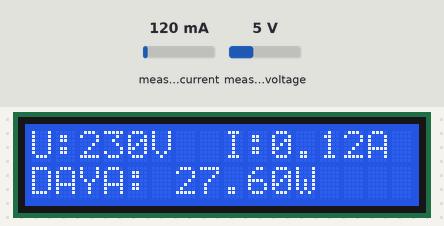
A sketch run on a simulated Arduino Uno, built with avr-gcc and run on an emulated ATmega328P. Shown: 16×2 character LCD. The inputs (shaded band) are chosen by the test bench; at power-on: measured current 120 mA, measured voltage 5 V. What the sketch prints to the serial monitor is not drawn.

Above: at 4.2 s.
4.3 s: measured current set to 40 mA
At 5.2 s:
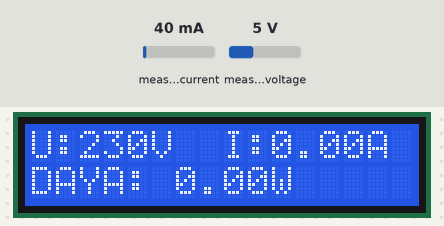
5.9 s: measured voltage set to 0.3 V
At 6.9 s:
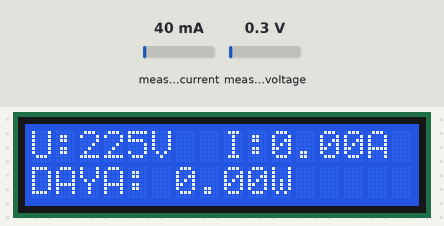
7.6 s: measured current set to 500 mA
At 8.7 s:
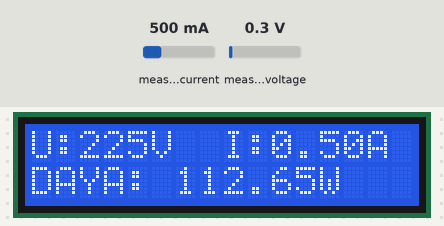
9.2 s: measured voltage set to 3.8 V
At 9.6 s:
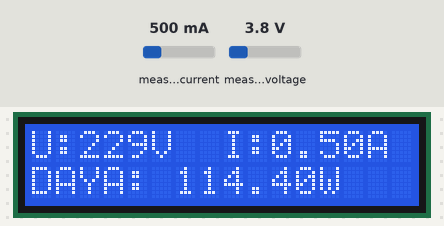
10.8 s: measured current set to 1000 mA
At 11.8 s:
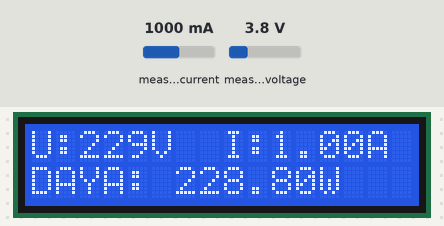
12.4 s: measured voltage set to 7.5 V
At 13.9 s:
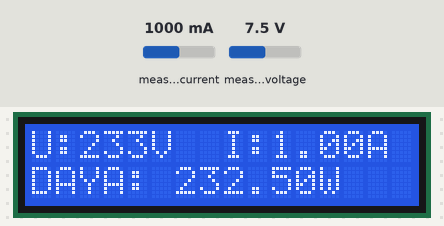
Timing chart, 0 to 15.1 s (numbered marks = the images above; inputs shaded):
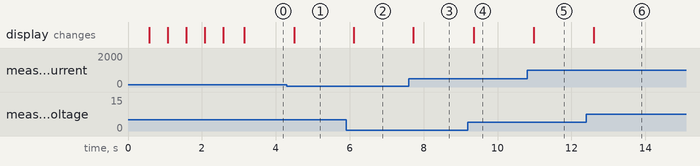

The sketch:

main.ino
```cpp
#include "ZMPT101B.h" /* Library untuk sensor ZMPT101B */
#include "ACS712.h" /* Library untuk sensor ACS712 */
#include "Wire.h" /* Library untuk lcd 16x2 I2C */
#include "LiquidCrystal_I2C.h" /* Library untuk lcd 16x2 I2C */

int sensor_tegangan_pin = A3;
int sensor_arus_pin = A2;

/* Inisialisasi sensor tegangan ZMPT101B */
ZMPT101B sensorTegangan(sensor_tegangan_pin);
/* Inisialisasi sensor arus ACS712 20A */
ACS712 sensorArus(ACS712_20A, sensor_arus_pin);
/* Inisialisasi lcd 16x2 I2C */
LiquidCrystal_I2C lcd(0x27);

void setup() {
    /* Setup serial monitor */
    Serial.begin(9600);
    /* Setup lcd */
    lcd.begin(16,2);

    /* Tampilkan Text kalibrasi */
    Serial.print("Memulai proses kalibrasi");
    lcd.print("Kalibrasi");
    for (int i=0; i <= 5; i++) {
        lcd.print('.');
        Serial.print('.');
        delay(500);
    }

    /* Mulai kalibrasi sensor tegangan */
    /* sensorTegangan.calibrate(); */
    /* Mulai kalibrasi sensor arus */
    sensorArus.calibrate();
    Serial.println("Selesai!");
}

void loop() {
    /* Hitung nilai tegangan dan arus */
    float Tegangan = sensorTegangan.getVoltageAC();
    float Arus = sensorArus.getCurrentAC();

    /*
     * Jika tagangan dibawah 20V maka dianggap 0V,
     * dikarenakan noise pada sensor ZMPT101B
     */
    if (Tegangan <= 20) Tegangan = 0.0;
    /*
     * Jika nilai arus dibawah 0.05A maka arus 0A,
     * dikarenakan resolusi Analog input Arduino Uno hanya 10bi(1024),
     * maka nilai arus dibawah 0.05A dianggap noise.
     * dapat disesuaikan 0.05, 0.07, 0.08
    */
    if (Arus <= 0.05) Arus = 0.0;

    /* Kalkulasi Daya */
    float Daya = Tegangan * Arus;

    lcd.clear();
    lcd.print("U:");
    lcd.print(Tegangan, 0);
    lcd.print("V");
    lcd.setCursor(8,0);
    lcd.print("I:");
    lcd.print(Arus, 2);
    lcd.print("A");
    lcd.setCursor(0,1);
    lcd.print("DAYA: ");
    lcd.print(Daya, 2);
    lcd.print("W");

    /* Jeda saat melakukan pengukuran tegangan dan arus
     * dapat berfariasi bergantung pada lokasi
     * 200, 300, 500, 1000
    */
    delay(200);
}
```

Measured:
- after the input at 4.3 s, the display: changes after 0.20 s (image 1)
- after the input at 5.9 s, the display: changes after 0.21 s (image 2)
- after the input at 7.6 s, the display: changes after 0.13 s (image 3)
- after the input at 9.2 s, the display: changes after 0.15 s (image 4)
- after the input at 10.8 s, the display: changes after 0.18 s (image 5)
- after the input at 12.4 s, the display: changes after 0.20 s (image 6)
